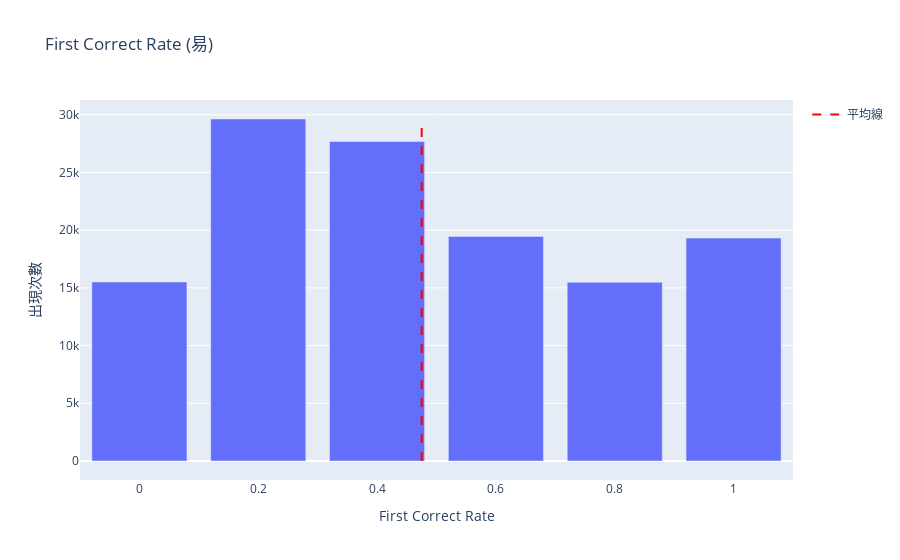

Write notebook code for a chart like this one.
### Code cell
import plotly.express as px
import plotly.graph_objects as go

# 計算 first_correct_rate 每個值的出現次數
rate_counts = df_easy['first_correct_rate'].value_counts().reset_index()
rate_counts.columns = ['first_correct_rate', 'count']

# 按 first_correct_rate 數值排序
rate_counts = rate_counts.sort_values(by='first_correct_rate')

# 計算 first_correct_rate 的平均值
mean_rate = df_easy['first_correct_rate'].mean()
mean_rate_ez = mean_rate
# 繪製長條圖
fig = px.bar(rate_counts, x='first_correct_rate', y='count', 
             title="First Correct Rate (易)", 
             labels={'first_correct_rate': 'First Correct Rate', 'count': '出現次數'})

# 加入平均線
fig.add_trace(go.Scatter(x=[mean_rate, mean_rate], y=[0, rate_counts['count'].max()],
                         mode="lines",
                         name="平均線",
                         line=dict(color="red", dash="dash")))

# 更新圖表的標籤
fig.update_layout(yaxis_title="出現次數", xaxis_title="First Correct Rate")
fig.show()

### Figure 1 — Plotly figure (JSON) as saved in the notebook; plotly's stock layout.template omitted (floating-point values rounded to 4 significant figures)
{"data": [{"alignmentgroup": "True", "hovertemplate": "First Correct Rate=%{x}<br>出現次數=%{y}<extra></extra>", "legendgroup": "", "marker": {"color": "#636efa", "pattern": {"shape": ""}}, "name": "", "offsetgroup": "", "orientation": "v", "showlegend": false, "textposition": "auto", "type": "bar", "x": [0, 0.2, 0.4, 0.6, 0.8, 1], "xaxis": "x", "y": [15513, 29631, 27684, 19460, 15481, 19314], "yaxis": "y"}, {"line": {"color": "red", "dash": "dash"}, "mode": "lines", "name": "平均線", "type": "scatter", "x": [0.4751, 0.4751], "y": [0, 29631]}], "layout": {"barmode": "relative", "legend": {"tracegroupgap": 0}, "title": {"text": "First Correct Rate (易)"}, "xaxis": {"anchor": "y", "domain": [0, 1], "title": {"text": "First Correct Rate"}}, "yaxis": {"anchor": "x", "domain": [0, 1], "title": {"text": "出現次數"}}}}
